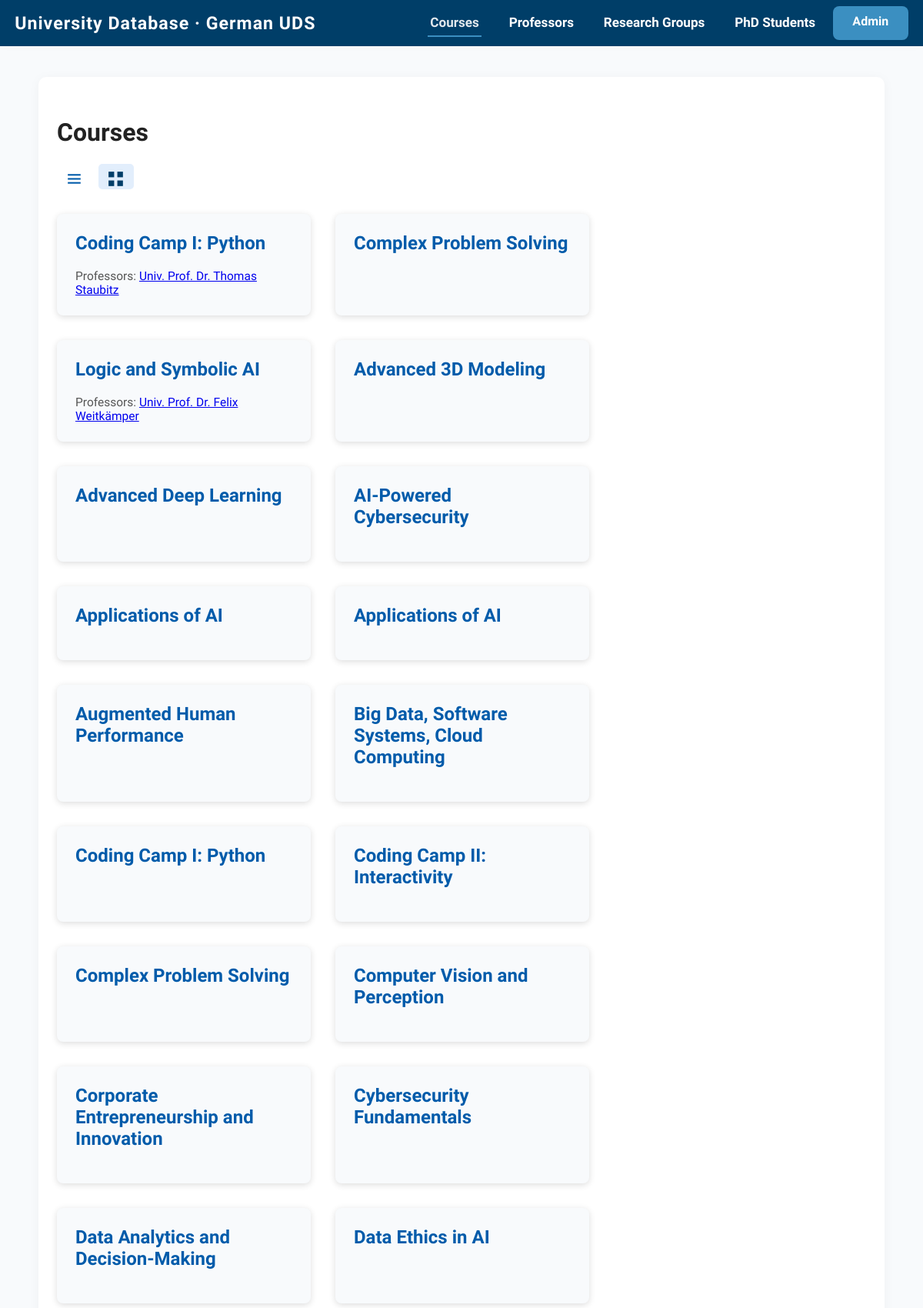
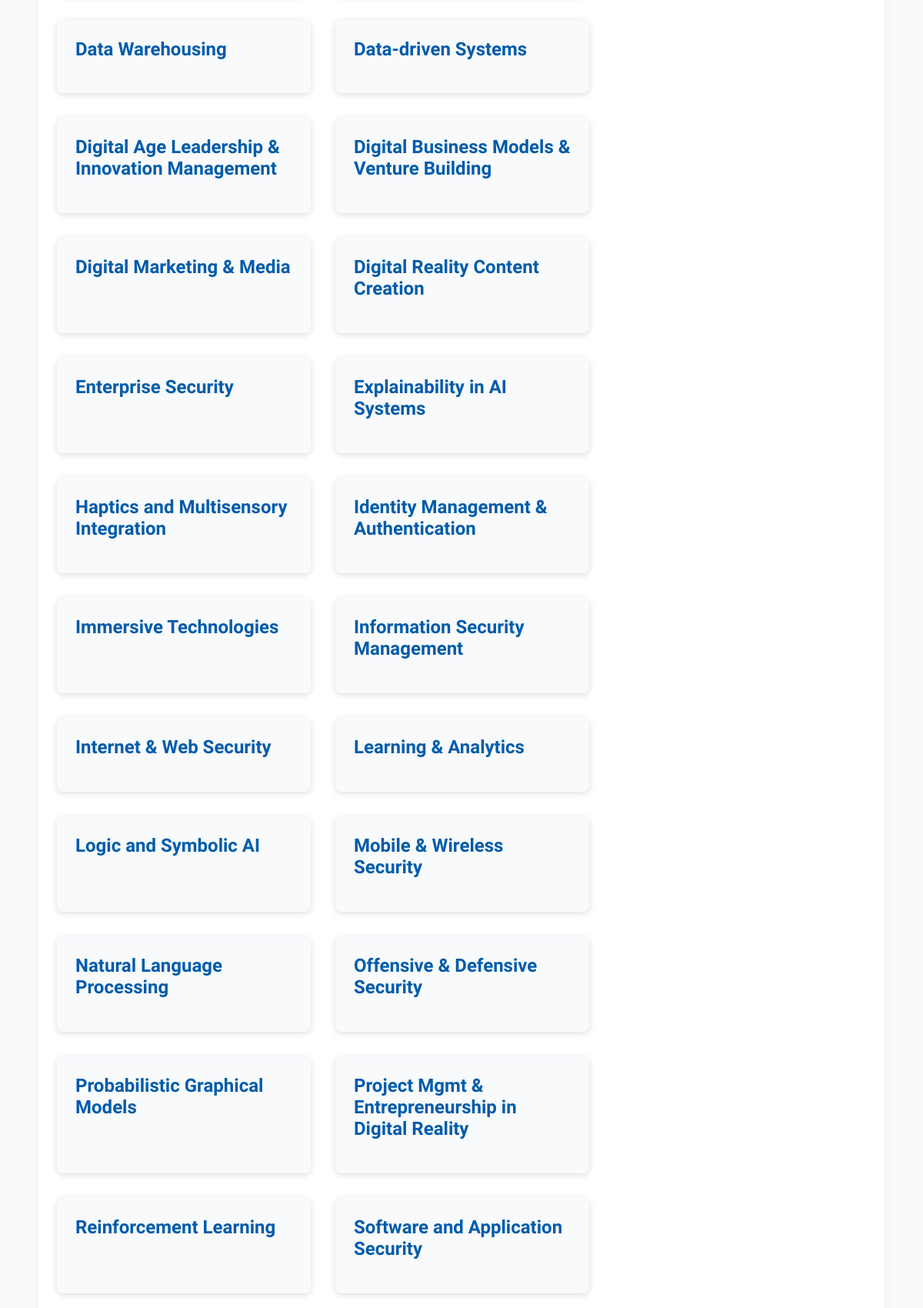
Page /courses/ (upper part) on the committed database (2 pictures, top to bottom).
### courses/models.py (models this page shows, shortened)
class Course(models.Model):
    name = models.CharField(max_length=255)
    description = models.TextField(blank=True)
    image_url = models.URLField(blank=True)
    credits = models.IntegerField(null=True, blank=True)
    code = models.CharField(max_length=50, blank=True)
    start_date = models.DateField(null=True, blank=True)
    end_date = models.DateField(null=True, blank=True)
    format = models.CharField(max_length=50, blank=True)
    level = models.CharField(max_length=50, blank=True)
    professors = models.ManyToManyField(
        'professors.Professor',
        related_name='courses',
        through='relations.ProfessorCourse'
    )
    research_groups = models.ManyToManyField(
        'research_groups.ResearchGroup',
        related_name='courses',
        through='relations.CourseResearch'
    )

### professors/models.py (models this page shows)
class Professor(models.Model):
    title = models.CharField(max_length=50)
    name = models.CharField(max_length=255)
    position = models.CharField(max_length=255)
    research_group = models.OneToOneField(
        'research_groups.ResearchGroup',  # string reference to avoid import cycle
        related_name='main_professor',
        on_delete=models.SET_NULL,
        null=True,
        blank=True
    )
    leads_research_group = models.OneToOneField(
        'research_groups.ResearchGroup',  # string reference to avoid import cycle
        on_delete=models.SET_NULL,
        null=True,
        blank=True,
        related_name='lead_professor'
    )
    bio = models.TextField(blank=True)
    image_url = models.URLField(blank=True)
    def __str__(self):
        return f"{self.title} {self.name}"

### courses/views.py (the view)
# urls.py: path('', views.course_list, name='course_list'),
def course_list(request):
    view_mode = request.GET.get('view', 'block')
    courses = Course.objects.all()
    return render(request, 'courses/courses_list.html', {
        'courses': courses,
        'view_mode': view_mode,
    })

### courses/templates/courses/courses_list.html (shortened to what this page needs)
{% extends "core/base.html" %}
{% block content %}
<h1>Courses</h1>
{% include "includes/view_toggle.html" with view_mode=view_mode %}
{% if view_mode == "list" %}
  <ul>
    {% for course in courses %}
      <li>
        <a href="{% url 'course_detail' course.id %}">
          {{ course.name }}
        </a>
        {% if course.professors.all %}
          —
          {% for professor in course.professors.all %}
            <a href="{% url 'professor_detail' professor.id %}">{{ professor }}</a>{% if not forloop.last %}, {% endif %}
          {% endfor %}
        {% endif %}
      </li>
    {% empty %}
      <li>No courses found.</li>
    {% endfor %}
  </ul>
{% else %}
  <div style="display:flex; flex-wrap:wrap; gap:2em; margin-top:2em;">
    {% for course in courses %}
      <div style="background:#f8fafc; border-radius:8px; box-shadow:0 2px 8px #ddd; width:330px; padding:1.5em;">
        <h2 style="margin-top:0;">
          <a href="{% url 'course_detail' course.id %}" style="color:#005baa; text-decoration:none;">
            {{ course.name }}
          </a>
        </h2>
        {% if course.professors.all %}
          <div style="font-size:0.97em; color:#555;">
            Professors:
            {% for professor in course.professors.all %}
              <a href="{% url 'professor_detail' professor.id %}">{{ professor }}</a>{% if not forloop.last %}, {% endif %}
            {% endfor %}
          </div>
        {% endif %}
      </div>
    {% empty %}
      <p>No courses found.</p>
    {% endfor %}
  </div>
{% endif %}
{% endblock %}

### core/templates/core/base.html (style rules this page uses)
:root { --primary: #005baa; --secondary: #3b8fc1; --light-bg: #f8fafc; --white: #fff; --nav-bg: #003e68; --nav-text: #fff; --nav-hover: #e1e8ed; --footer-bg: #f3f5f7; --footer-text: #005baa; --body-text: #222; }
html { box-sizing: border-box; font-size: 16px; }
*, *:before, *:after { box-sizing: inherit; }
body { margin: 0; font-family: 'Open Sans', Arial, Helvetica, sans-serif; background: var(--light-bg); color: var(--body-text); min-height: 100vh; display: flex; flex-direction: column; font-size: 1rem; }

### rows in the picture
Course: name "Coding Camp I: Python"
Professor: title+name "Univ. Prof. Dr. Thomas Staubitz"
Course: name "Complex Problem Solving"
Course: name "Logic and Symbolic AI"
Professor: title+name "Univ. Prof. Dr. Felix Weitkämper"
Course: name "Advanced 3D Modeling"
Course: name "Advanced Deep Learning"
Course: name "AI-Powered Cybersecurity"
Course: name "Applications of AI"
Course: name "Applications of AI"
Course: name "Augmented Human Performance"
Course: name "Big Data, Software Systems, Cloud Computing"
Course: name "Coding Camp I: Python"
Course: name "Coding Camp II: Interactivity"
Course: name "Complex Problem Solving"
Course: name "Computer Vision and Perception"
Course: name "Corporate Entrepreneurship and Innovation"
Course: name "Cybersecurity Fundamentals"
Course: name "Data Analytics and Decision-Making"
Course: name "Data Ethics in AI"
Course: name "Data Warehousing"
Course: name "Data-driven Systems"
Course: name "Digital Age Leadership & Innovation Management"
Course: name "Digital Business Models & Venture Building"
Course: name "Digital Marketing & Media"
Course: name "Digital Reality Content Creation"
Course: name "Enterprise Security"
Course: name "Explainability in AI Systems"
Course: name "Haptics and Multisensory Integration"
Course: name "Identity Management & Authentication"
Course: name "Immersive Technologies"
Course: name "Information Security Management"
Course: name "Internet & Web Security"
Course: name "Learning & Analytics"
Course: name "Logic and Symbolic AI"
Course: name "Mobile & Wireless Security"
Course: name "Natural Language Processing"
Course: name "Offensive & Defensive Security"
Course: name "Probabilistic Graphical Models"
Course: name "Project Mgmt & Entrepreneurship in Digital Reality"
Course: name "Reinforcement Learning"
Course: name "Software and Application Security"
